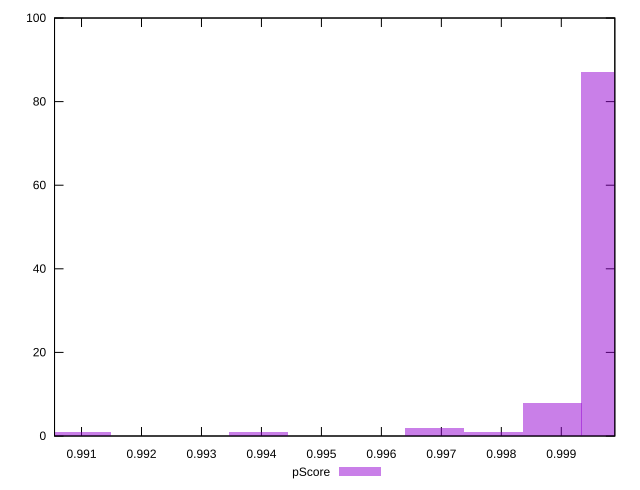

This chart was generated by the following gnuplot code:
reset

$pScore <<EOF
0.998846784742277 8
0.999827007298452 87
0.9968863396299271 2
0.9939456719614023 1
0.9910050042928774 1
0.997866562186102 1
EOF

set key outside below
set boxwidth 0.0009802225561749529
set xrange [0.9905499686843052:0.999892528087085]
set yrange [0:100]
set trange [0:100]
set style fill transparent solid 0.5 noborder
set terminal svg size 640, 490 enhanced background rgb 'white'
set output "report_00023_2021-02-20T12:14:57.249Z/mainthread-work-breakdown/samples/pages+cached+noadtech+nomedia/pScore/histogram.svg"

plot $pScore title "pScore" with boxes

reset
